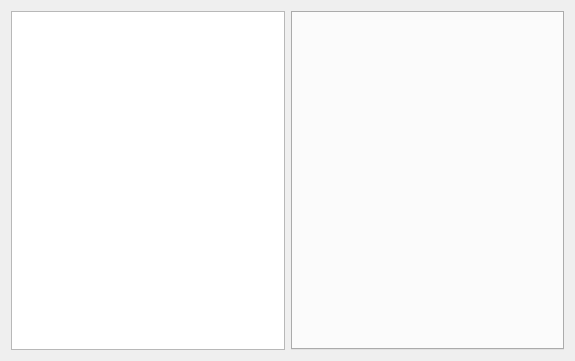
<?xml version="1.0" encoding="UTF-8"?>
<ui version="4.0">
 <class>mainWidget</class>
 <widget class="QWidget" name="mainWidget">
  <property name="geometry">
   <rect>
    <x>0</x>
    <y>0</y>
    <width>575</width>
    <height>361</height>
   </rect>
  </property>
  <property name="windowTitle">
   <string>mainWidget</string>
  </property>
  <layout class="QVBoxLayout" name="verticalLayout">
   <item>
    <layout class="QHBoxLayout" name="horizontalLayout"/>
   </item>
   <item>
    <layout class="QHBoxLayout" name="horizontalLayout_2">
     <item>
      <widget class="QTreeView" name="treeView">
       <property name="maximumSize">
        <size>
         <width>300</width>
         <height>16777215</height>
        </size>
       </property>
      </widget>
     </item>
     <item>
      <widget class="QTabWidget" name="tabWidget">
       <property name="currentIndex">
        <number>-1</number>
       </property>
      </widget>
     </item>
    </layout>
   </item>
  </layout>
 </widget>
 <layoutdefault spacing="6" margin="11"/>
 <resources/>
 <connections/>
</ui>
